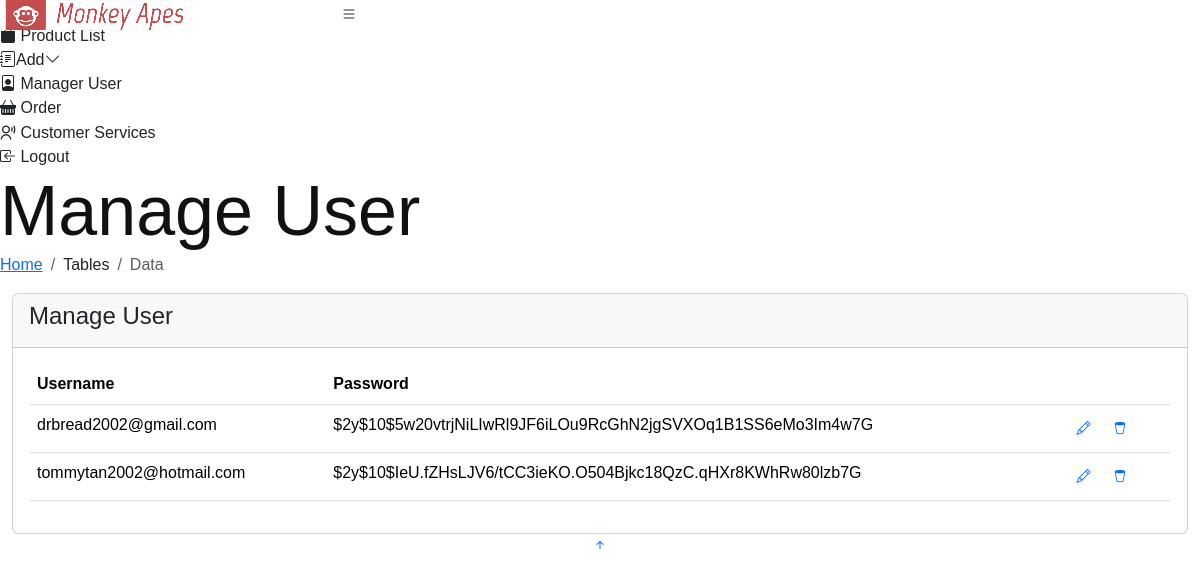
/admin/manageuser.php, run on the app's committed database.
### tables this page shows
CREATE TABLE `user` (
  `cust_id` int(11) NOT NULL,
  `username` varchar(255) NOT NULL,
  `email` varchar(255) NOT NULL,
  `password` varchar(255) NOT NULL,
  `gender` enum('male','female') NOT NULL,
  `dob` date DEFAULT NULL,
  `address` varchar(255) DEFAULT NULL,
  `registration_date` date DEFAULT NULL,
  `reset_token` varchar(255) DEFAULT NULL
);

### admin/manageuser.php (the view, shortened to what this page needs)
<?php include "admin-header.php"; ?>
<!DOCTYPE html>
<html lang="en">
<head>
  <link href="assets/vendor/bootstrap/css/bootstrap.min.css" rel="stylesheet">
  <link href="assets/vendor/bootstrap-icons/bootstrap-icons.css" rel="stylesheet">
  <link href="assets/vendor/boxicons/css/boxicons.min.css" rel="stylesheet">
  <link href="assets/vendor/quill/quill.snow.css" rel="stylesheet">
  <link href="assets/vendor/quill/quill.bubble.css" rel="stylesheet">
  <link href="assets/vendor/remixicon/remixicon.css" rel="stylesheet">
  <link href="assets/vendor/simple-datatables/style.css" rel="stylesheet">
  <link href="assets/css/style.css" rel="stylesheet">
</head>
<body>
  <?php
      include("connect.php");
    ?>
  <main id="main" class="main">
    <div class="pagetitle">
      <h1>Manage User</h1>
      <nav>
        <ol class="breadcrumb">
          <li class="breadcrumb-item"><a href="index.php">Home</a></li>
          <li class="breadcrumb-item">Tables</li>
          <li class="breadcrumb-item active">Data</li>
        </ol>
      </nav>
    </div>
    <div class="container-fluid">
      <div class="row">
        <div class="col-md-12">
          <div class="card">
            <div class="card-header card-header-primary">
              <h4 class="card-title">Manage User</h4>
            </div>
            <div class="card-body">
              <div class="table-responsive">
                <table class="table tablesorter table-hover">
                  <thead class="text-primary">
                    <tr>
                      <th>Username</th>
                      <th>Password</th>
                      <th></th>
                    </tr>
                  </thead>
                  <tbody>
                    <?php
                        $result=mysqli_query($db,"select cust_id, email, password from user")or die ("query 2 incorrect.......");
                        while(list($cust_id,$username,$password) = mysqli_fetch_array($result)){
                          echo "<tr><td>$username</td><td>$password</td>";
                          echo"<td>
                          <a href='edituser.php?cust_id=$cust_id' type='button' rel='tooltip' title='' class='btn btn-info btn-link btn-sm' data-original-title='Edit User'>
                            <i class='bi bi-pencil'></i>
                            <div class='ripple-container'></div></a>
                          <a href='manageuser.php?cust_id=$cust_id&action=delete' type='button' rel='tooltip' title='' class='btn btn-danger btn-link btn-sm' data-original-title='Delete User'>
                            <i class='bi bi-trash2'></i>
                            <div class='ripple-container'></div></a>
                          </td></tr>";
                        }
                      ?>
                  </tbody>
                </table>
              </div>
            </div>
          </div>
        </div>
      </div>
    </div>
  </main>
  <a href="#" class="back-to-top d-flex align-items-center justify-content-center"><i
      class="bi bi-arrow-up-short"></i></a>
</body>
</html>

### css/style.css (style rules this page uses)
html, body { height: 100%; font-family: "Nunito Sans", sans-serif; -webkit-font-smoothing: antialiased; }
h1, h2, h3, h4, h5, h6 { margin: 0; color: #111111; font-weight: 400; font-family: "Nunito Sans", sans-serif; }
h1 { font-size: 70px; }
h4 { font-size: 24px; }
ul, ol { padding: 0; margin: 0; }

### data on the page
user: email "drbread2002@gmail.com", password "$2y$10$5w20vtrjNiLIwRl9JF6iLOu9RcGhN2jgSVXOq1B1SS6eMo3Im4w7G"
user: email "tommytan2002@hotmail.com", password "$2y$10$IeU.fZHsLJV6/tCC3ieKO.O504Bjkc18QzC.qHXr8KWhRw80lzb7G"
